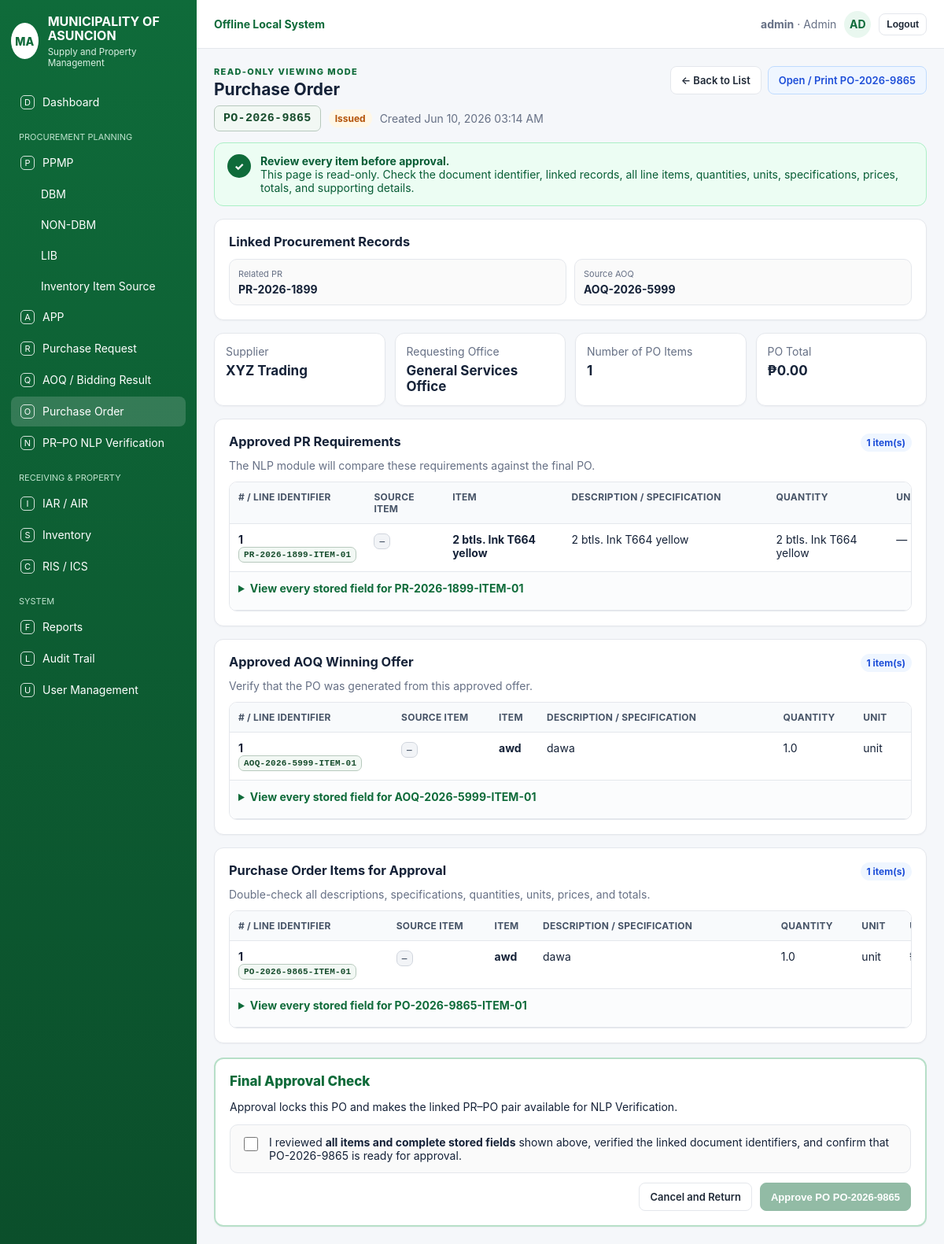
/po/2/view (signed in), run on the app's committed database.
### tables this page shows
CREATE TABLE po(id integer primary key, no text, aoq_id integer, supplier text, status text, created_at text, items text, total real);

CREATE TABLE pr(id integer primary key, no text, app_id integer, office text, purpose text, status text, created_at text, items text, total real, ppmp_id integer);

CREATE TABLE aoq(id integer primary key, no text, pr_id integer, status text, created_at text, suppliers text, winner text, winning_amount real, winning_offer text, ocr_filename text, ocr_text text, stored_filename text, source_type text, extraction_method text, extraction_profile text, extraction_warnings text);

### app.py (the view)
@app.route('/po/<int:id>/view')
def po_review(id):
    row = q('''select p.*, aq.no aoq_no, aq.winner aoq_winner,
                      aq.winning_offer aoq_items, r.no pr_no, r.items pr_items,
                      r.office pr_office
               from po p
               left join aoq aq on aq.id=p.aoq_id
               left join pr r on r.id=aq.pr_id
               where p.id=?''', (id,), one=True)
    if not row:
        flash('PO record not found.')
        return redirect(url_for('po'))
    d = dict(row)
    po_items = parse_items(d.get('items'))
    return render_review_page(
        active='po', title=f'Review PO {d["no"]}', document_type='Purchase Order',
        document_no=d['no'], status=d['status'], created_at=d.get('created_at'),
        linked_records=[
            {'label': 'Related PR', 'value': d.get('pr_no') or 'No linked PR'},
            {'label': 'Source AOQ', 'value': d.get('aoq_no') or 'No linked AOQ'},
        ],
        summary=[
            {'label': 'Supplier', 'value': d.get('supplier') or '—'},
            {'label': 'Requesting Office', 'value': d.get('pr_office') or '—'},
            {'label': 'Number of PO Items', 'value': len(po_items)},
            {'label': 'PO Total', 'value': money_text(d.get('total'))},
        ],
        item_sections=[
            review_section('Approved PR Requirements', parse_items(d.get('pr_items')), d.get('pr_no') or 'PR',
                           'The NLP module will compare these requirements against the final PO.'),
            review_section('Approved AOQ Winning Offer', parse_items(d.get('aoq_items')), d.get('aoq_no') or 'AOQ',
                           'Verify that the PO was generated from this approved offer.'),
            review_section('Purchase Order Items for Approval', po_items, d['no'],
                           'Double-check all descriptions, specifications, quantities, units, prices, and totals.'),
        ],
        approve_url=url_for('po_approve', id=id), approve_label=f'Approve PO {d["no"]}',
        approval_effect='Approval locks this PO and makes the linked PR–PO pair available for NLP Verification.',
        back_url=url_for('po'), print_url=url_for('po_print', id=id),
        can_approve=d.get('status') != 'Approved',
    )

### app.py (called while the page is built)
def conn():
    con = sqlite3.connect(DB_PATH)
    con.row_factory = sqlite3.Row
    return con

def q(sql, params=(), one=False):
    con = conn(); cur = con.execute(sql, params); rows = cur.fetchall(); con.close(); return rows[0] if one and rows else rows

def to_float(v):
    try:
        if v is None or v == '':
            return 0.0
        if isinstance(v, (int, float)):
            return float(v)
        cleaned = str(v).replace('₱', '').replace(',', '').strip()
        return float(cleaned or 0)
    except Exception:
        return 0.0

def value_any(row, *keys, default=''):
    for key in keys:
        val = row.get(key)
        if val not in (None, ''):
            return val
    return default

def money_text(value):
    return f'₱{to_float(value):,.2f}'

def review_value(value):
    if value is None or value == '':
        return '—'
    if isinstance(value, bool):
        return 'Yes' if value else 'No'
    if isinstance(value, (list, dict)):
        return json.dumps(value, ensure_ascii=False, default=str)
    return str(value)

def review_section(title, items, document_no, note=''):
    return {
        'title': title,
        'note': note,
        'items': review_item_rows(items, document_no),
        'count': len(items or []),
    }

def parse_items(items_json):
    try: return json.loads(items_json or '[]')
    except: return []

@app.before_request
def ensure():
    global _DATABASE_READY
    if not _DATABASE_READY:
        init_db()
        _DATABASE_READY = True
    allowed = {'login', 'static'}
    if request.endpoint in allowed:
        return None
    if not session.get('logged_in'):
        return redirect(url_for('login'))
    return None

@app.after_request
def add_no_cache_headers(response):
    response.headers['Cache-Control'] = 'no-store, no-cache, must-revalidate, max-age=0'
    response.headers['Pragma'] = 'no-cache'
    response.headers['Expires'] = '0'
    return response

### templates/document_review.html (shortened to what this page needs)
{% extends 'base.html' %}
{% block content %}
<div class="review-toolbar">
  <div>
    <div class="review-kicker">READ-ONLY VIEWING MODE</div>
    <h2>{{ document_type }}</h2>
    <div class="review-title-line">
      <span class="id-chip large">{{ document_no }}</span>
      <span class="badge {{ 'ok' if status=='Approved' else 'warn' }}">{{ status }}</span>
      {% if created_at %}<span class="muted">Created {{ created_at }}</span>{% endif %}
    </div>
  </div>
  <div class="actions">
    <a class="btn" href="{{ back_url }}">← Back to List</a>
    {% if print_url %}<a class="btn blue" href="{{ print_url }}" target="_blank">Open / Print {{ document_no }}</a>{% endif %}
  </div>
</div>
<div class="review-mode-notice">
  <div class="review-mode-icon">✓</div>
  <div>
    <b>Review every item before approval.</b>
    <div>This page is read-only. Check the document identifier, linked records, all line items, quantities, units, specifications, prices, totals, and supporting details.</div>
  </div>
</div>
{% if linked_records %}
<div class="card review-card">
  <h3>Linked Procurement Records</h3>
  <div class="linked-record-grid">
    {% for field in linked_records %}
    <div class="linked-record">
      <span>{{ field.label }}</span>
      {% if field.url %}<a href="{{ field.url }}" target="_blank"><b>{{ field.value }}</b></a>{% else %}<b>{{ field.value }}</b>{% endif %}
    </div>
    {% endfor %}
  </div>
</div>
{% endif %}
{% if summary %}
<div class="review-summary-grid">
  {% for field in summary %}
  <div class="card review-summary-card">
    <div class="muted">{{ field.label }}</div>
    <div class="review-summary-value">{{ field.value }}</div>
  </div>
  {% endfor %}
</div>
{% endif %}
{% for section in item_sections %}
<div class="card review-card item-review-section">
  <div class="section-heading-row">
    <div>
      <h3>{{ section.title }}</h3>
      {% if section.note %}<p class="muted">{{ section.note }}</p>{% endif %}
    </div>
    <span class="badge info">{{ section.count }} item(s)</span>
  </div>
  {% if section['items'] %}
  <div class="review-table-wrap">
    <table class="table review-items-table">
      <thead>
        <tr>
          <th># / Line Identifier</th>
          <th>Source Item</th>
          <th>Item</th>
          <th>Description / Specification</th>
          <th>Quantity</th>
          <th>Unit</th>
          <th>Unit Cost</th>
        </tr>
      </thead>
      <tbody>
        {% for item in section['items'] %}
        <tr>
          <td><b>{{ item.index }}</b><br><span class="id-chip mini">{{ item.line_id }}</span></td>
          <td><span class="id-chip mini secondary">{{ item.source_id }}</span></td>
          <td><b>{{ item.item }}</b></td>
          <td class="review-description">{{ item.description }}</td>
          <td>{{ item.quantity }}</td>
          <td>{{ item.unit }}</td>
          <td>{{ item.unit_cost }}</td>
        </tr>
        <tr class="review-detail-row">
          <td colspan="8">
            <details class="stored-fields">
              <summary>View every stored field for {{ item.line_id }}</summary>
            </details>
          </td>
        </tr>
        {% endfor %}
      </tbody>
    </table>
  </div>
  {% else %}
  <div class="empty-review-warning">No items are stored in this section. Do not approve until the missing-item issue is resolved.</div>
  {% endif %}
</div>
{% endfor %}
<div class="card approval-review-card">
  {% if can_approve %}
  <div class="approval-warning-title">Final Approval Check</div>
  <p>{{ approval_effect }}</p>
  <form method="post" action="{{ approve_url }}" id="reviewApprovalForm"
        data-confirm="Approve {{ document_no }} after confirming that every listed item and linked record was reviewed?">
    <label class="review-confirm-check">
      <input type="checkbox" name="review_confirm" value="yes" id="reviewConfirmCheckbox" required>
      <span>I reviewed <b>all items and complete stored fields</b> shown above, verified the linked document identifiers, and confirm that {{ document_no }} is ready for approval.</span>
    </label>
    <div class="approval-action-row">
      <a class="btn" href="{{ back_url }}">Cancel and Return</a>
      <button class="btn primary" type="submit" id="finalApproveButton" disabled>{{ approve_label }}</button>
    </div>
  </form>
  {% endif %}
</div>
{% endblock %}

### data on the page
po: no "PO-2026-9865", status "Issued", created_at "Jun 10, 2026 03:14 AM", label "Related PR", value "PR-2026-1899", label "Source AOQ", value "AOQ-2026-5999", label "Supplier", value "XYZ Trading", label "Requesting Office", value "General Services Office"

### other printed values
{{ session.get('username','admin') }} "admin"
{{ session.get('role','Staff') }} "Admin"
{{ session.get('username','A')[:2]|upper }} "AD"
{{ document_type }} "Purchase Order"
{{ field.label }} "Number of PO Items" "PO Total"
{{ field.value }} "1" "₱0.00"
{{ section.title }} "Approved PR Requirements" "Approved AOQ Winning Offer" "Purchase Order Items for Approval"
{{ section.note }} "The NLP module will compare these requirements against the final PO." "Verify that the PO was generated from this approved offer." "Double-check all descriptions, specifications, quantities, units, prices, and totals."
{{ section.count }} "1" "1" "1"
{{ item.index }} "1" "1" "1"
{{ item.line_id }} "PR-2026-1899-ITEM-01" "AOQ-2026-5999-ITEM-01" "PO-2026-9865-ITEM-01"
{{ item.source_id }} "—" "—" "—"
{{ item.item }} "2 btls. Ink T664 yellow" "awd" "awd"
{{ item.description }} "2 btls. Ink T664 yellow" "dawa" "dawa"
{{ item.quantity }} "2 btls. Ink T664 yellow" "1.0" "1.0"
